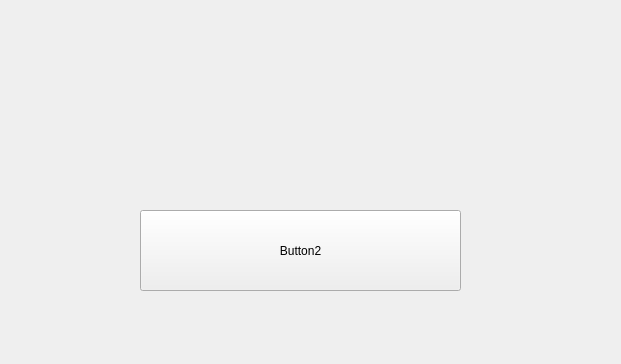
<?xml version="1.0" encoding="UTF-8"?>
<ui version="4.0">
 <class>Widget</class>
 <widget class="QWidget" name="Widget">
  <property name="geometry">
   <rect>
    <x>0</x>
    <y>0</y>
    <width>621</width>
    <height>364</height>
   </rect>
  </property>
  <property name="windowTitle">
   <string>Widget</string>
  </property>
  <widget class="QPushButton" name="pushButton">
   <property name="geometry">
    <rect>
     <x>140</x>
     <y>210</y>
     <width>321</width>
     <height>81</height>
    </rect>
   </property>
   <property name="text">
    <string>Button2</string>
   </property>
  </widget>
 </widget>
 <resources/>
 <connections/>
</ui>
